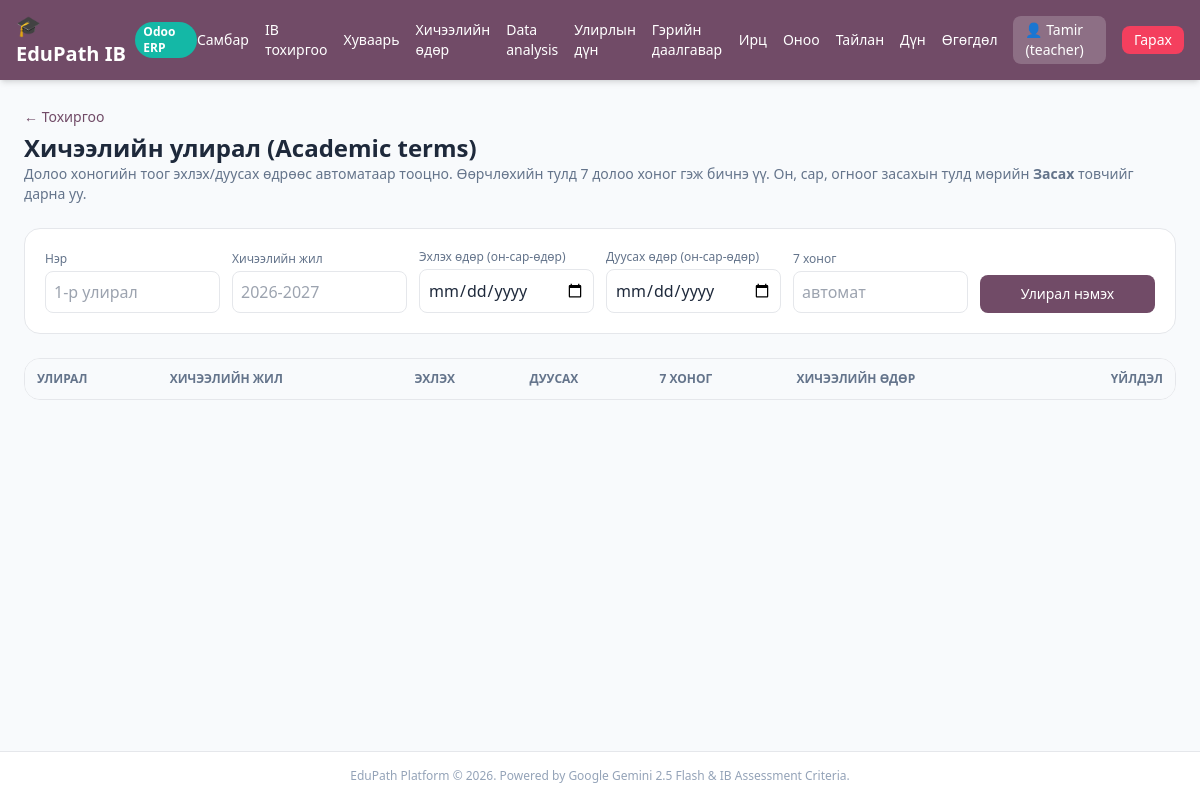
Page /teacher/setup/terms (signed in) on the earlier database version.
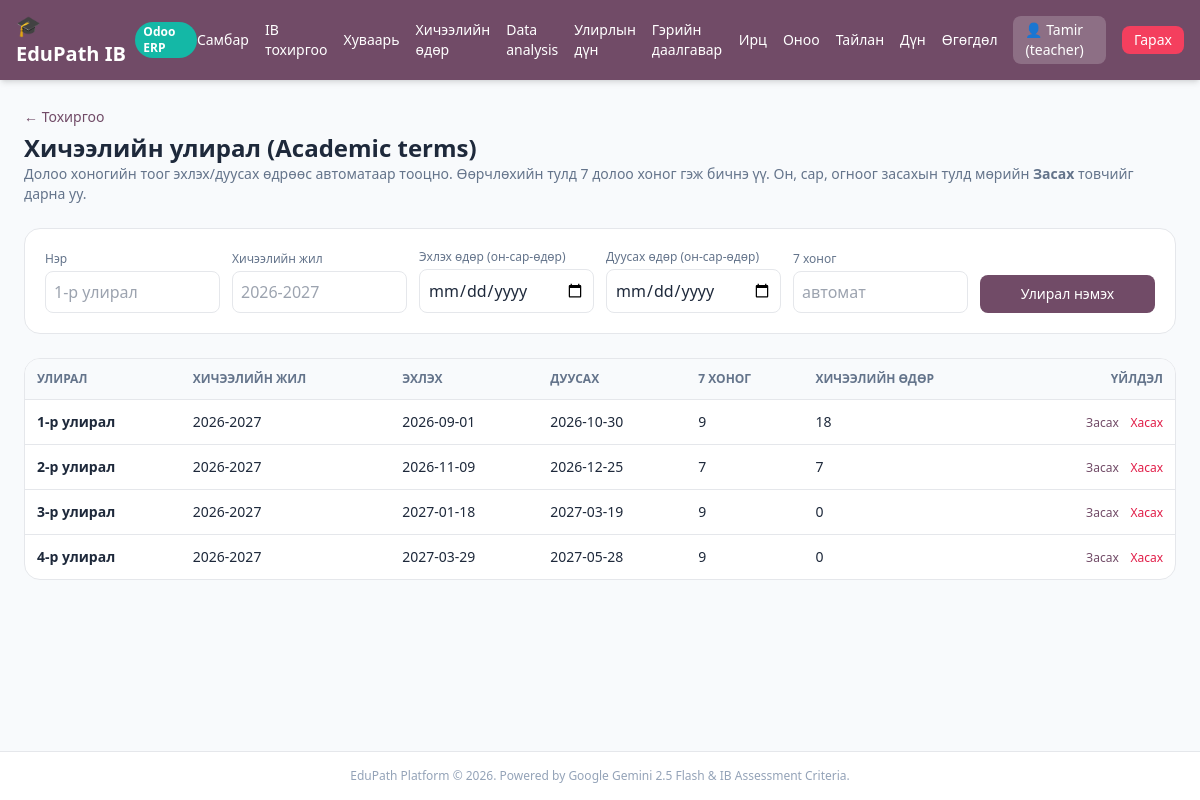
Same page on the later database version.
### tables this page shows
CREATE TABLE users (
        id INTEGER PRIMARY KEY AUTOINCREMENT,
        username TEXT UNIQUE,
        password TEXT,
        role TEXT,
        gemini_api_key TEXT
    , deepseek_api_key TEXT, grade TEXT, name TEXT, surname TEXT, student_code TEXT, email TEXT, gender TEXT, phone TEXT, instagram TEXT, photo_path TEXT);

CREATE TABLE academic_terms (
        id INTEGER PRIMARY KEY AUTOINCREMENT,
        name TEXT NOT NULL,
        school_year TEXT NOT NULL,
        start_date TEXT NOT NULL,
        end_date TEXT NOT NULL,
        weeks INTEGER NOT NULL DEFAULT 6,
        is_active INTEGER NOT NULL DEFAULT 1,
        created_at INTEGER
    );

### app.py (the view)
@app.get("/teacher/setup/terms", response_class=HTMLResponse)
def teacher_terms_page(request: Request, user: dict = Depends(get_current_user),
                       db: sqlite3.Connection = Depends(get_db)):
    if not user or user["role"] != "teacher":
        return RedirectResponse("/login")
    rows = []
    for term in _all_terms(db):
        item = dict(term)
        item["sessions"] = db.execute(
            "SELECT COUNT(*) FROM lesson_sessions WHERE term_id = ?", (term["id"],)
        ).fetchone()[0]
        rows.append(item)
    return templates.TemplateResponse(
        request=request, name="teacher_terms.html",
        context={"user": user, "terms": rows},
    )

### templates/teacher_terms.html (shortened to what this page needs)
{% extends "base.html" %}
{% block content %}
<div class="space-y-6">
  <div>
    <a href="/teacher/setup" class="text-sm text-[#714B67] hover:underline">&larr; Тохиргоо</a>
    <h1 class="text-2xl font-black mt-1">Хичээлийн улирал (Academic terms)</h1>
    <p class="text-sm text-slate-500">Долоо хоногийн тоог эхлэх/дуусах өдрөөс автоматаар тооцно. Өөрчлөхийн тулд 7 долоо хоног гэж бичнэ үү. Он, сар, огноог засахын тулд мөрийн <b>Засах</b> товчийг дарна уу.</p>
  </div>
  <form method="POST" action="/teacher/setup/terms" class="bg-white p-5 rounded-2xl border grid grid-cols-2 md:grid-cols-6 gap-3 items-end">
    <div><label class="block text-xs text-slate-500 mb-1">Нэр</label><input name="name" placeholder="1-р улирал" required class="w-full px-2 py-2 border rounded-lg"></div>
    <div><label class="block text-xs text-slate-500 mb-1">Хичээлийн жил</label><input name="school_year" placeholder="2026-2027" class="w-full px-2 py-2 border rounded-lg"></div>
    <div><label class="block text-xs text-slate-500 mb-1">Эхлэх өдөр (он-сар-өдөр)</label><input type="date" name="start_date" required class="w-full px-2 py-2 border rounded-lg"></div>
    <div><label class="block text-xs text-slate-500 mb-1">Дуусах өдөр (он-сар-өдөр)</label><input type="date" name="end_date" required class="w-full px-2 py-2 border rounded-lg"></div>
    <div><label class="block text-xs text-slate-500 mb-1">7 хоног</label><input name="weeks" placeholder="автомат" class="w-full px-2 py-2 border rounded-lg"></div>
    <button class="bg-[#714B67] text-white px-4 py-2 rounded-lg text-sm h-[38px]">Улирал нэмэх</button>
  </form>
  <div class="bg-white rounded-2xl border overflow-x-auto">
    <table class="w-full text-sm">
      <thead class="bg-slate-50 text-slate-500 text-xs uppercase">
        <tr><th class="p-3 text-left">Улирал</th><th class="p-3 text-left">Хичээлийн жил</th><th class="p-3 text-left">Эхлэх</th><th class="p-3 text-left">Дуусах</th><th class="p-3 text-left">7 хоног</th><th class="p-3 text-left">Хичээлийн өдөр</th><th class="p-3 text-right">Үйлдэл</th></tr>
      </thead>
      <tbody>
        {% for t in terms %}
        <tr class="border-t">
          <td class="p-3 font-bold">
            <span class="inline-view-only">{{ t.name }}</span>
          </td>
          <td class="p-3">
            <span class="inline-view-only">{{ t.school_year }}</span>
          </td>
          <td class="p-3">
            <span class="inline-view-only">{{ t.start_date }}</span>
          </td>
          <td class="p-3">
            <span class="inline-view-only">{{ t.end_date }}</span>
          </td>
          <td class="p-3">
            <span class="inline-view-only">{{ t.weeks }}</span>
          </td>
          <td class="p-3">{{ t.sessions }}</td>
          <td class="p-3 text-right whitespace-nowrap">
            <span class="inline-view-only">
              <button type="button" onclick="editRow(this)" class="text-[#714B67] hover:underline text-xs">Засах</button>
              <form method="POST" action="/teacher/setup/terms/{{ t.id }}/delete" onsubmit="return confirm('{{ t.name }}-ийг хасах уу? Бүх оноо устах болно.')" class="inline">
                <button class="text-rose-600 hover:underline text-xs ml-2">Хасах</button>
              </form>
            </span>
          </td>
        </tr>
        {% endfor %}
      </tbody>
    </table>
  </div>
</div>
{% endblock %}

### templates/base.html (shortened to what this page needs)
<!DOCTYPE html>
<html lang="mn">
<head>
  <script src="https://cdn.tailwindcss.com"></script>
</head>
<body class="bg-slate-50 text-slate-800 min-h-screen flex flex-col">
  <nav class="bg-[#714B67] text-white shadow-md">
    <div class="max-w-7xl mx-auto px-4 py-3 flex justify-between items-center">
      <a href="/" class="flex items-center space-x-2 font-bold text-xl">
        <span>🎓 EduPath IB</span>
        <span class="text-xs bg-teal-500 text-white px-2 py-0.5 rounded-full">Odoo ERP</span>
      </a>
      <div class="flex items-center space-x-4 text-sm">
        {% if user %}
          {% if user.role == 'teacher' %}
            <a href="/teacher" class="hover:underline">Самбар</a>
            <a href="/teacher/setup" class="hover:underline">IB тохиргоо</a>
            <a href="/teacher/timetable" class="hover:underline">Хуваарь</a>
            <a href="/teacher/sessions" class="hover:underline">Хичээлийн өдөр</a>
            <a href="/teacher/data-analysis" class="hover:underline">Data analysis</a>
            <a href="/teacher/term-grades" class="hover:underline">Улирлын дүн</a>
            <a href="/teacher/homework" class="hover:underline">Гэрийн даалгавар</a>
            <a href="/teacher/attendance" class="hover:underline">Ирц</a>
            <a href="/teacher/scoring" class="hover:underline">Оноо</a>
            <a href="/teacher/reports" class="hover:underline">Тайлан</a>
            <a href="/scores" class="hover:underline">Дүн</a>
            <a href="/teacher/data-transfer" class="hover:underline">Өгөгдөл</a>
          {% else %}
            <a href="/student" class="hover:underline">Самбар</a>
            <a href="/student/data-analysis" class="hover:underline">Data analysis</a>
            <a href="/student/term-grades" class="hover:underline">Улирлын дүн</a>
            <a href="/student/report" class="hover:underline">Миний тайлан</a>
          {% endif %}
          <span class="bg-white/20 px-3 py-1 rounded-lg">👤 {{ user.name or user.username }} ({{ user.role }})</span>
          <a href="/logout" class="bg-rose-500 hover:bg-rose-600 px-3 py-1 rounded-lg transition">Гарах</a>
        {% endif %}
      </div>
    </div>
  </nav>
  <main class="flex-1 max-w-7xl w-full mx-auto p-6">
    {% block content %}{% endblock %}
  </main>
  <footer class="text-center py-4 text-xs text-slate-400 border-t bg-white">
    EduPath Platform &copy; 2026. Powered by Google Gemini 2.5 Flash & IB Assessment Criteria.
  </footer>
</body>
</html>

Differences in the rows shown:
added academic_terms: name "1-р улирал", school_year "2026-2027", start_date "2026-09-01", end_date "2026-10-30", weeks "9", sessions "18"
added academic_terms: name "2-р улирал", school_year "2026-2027", start_date "2026-11-09", end_date "2026-12-25", weeks "7", sessions "7"
added academic_terms: name "3-р улирал", school_year "2026-2027", start_date "2027-01-18", end_date "2027-03-19", weeks "9", sessions "0"
added academic_terms: name "4-р улирал", school_year "2026-2027", start_date "2027-03-29", end_date "2027-05-28", weeks "9", sessions "0"
